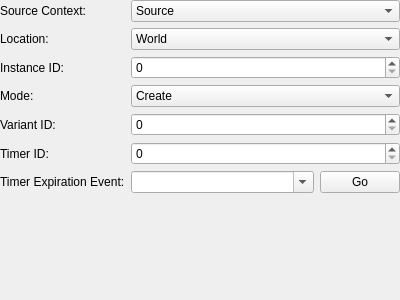
<?xml version="1.0" encoding="UTF-8"?>
<ui version="4.0">
 <class>ActionZoneInstance</class>
 <widget class="QWidget" name="ActionZoneInstance">
  <property name="geometry">
   <rect>
    <x>0</x>
    <y>0</y>
    <width>400</width>
    <height>300</height>
   </rect>
  </property>
  <layout class="QVBoxLayout" name="verticalLayout">
   <property name="leftMargin">
    <number>0</number>
   </property>
   <property name="topMargin">
    <number>0</number>
   </property>
   <property name="rightMargin">
    <number>0</number>
   </property>
   <property name="bottomMargin">
    <number>0</number>
   </property>
   <item>
    <layout class="QFormLayout" name="formLayout">
     <property name="fieldGrowthPolicy">
      <enum>QFormLayout::AllNonFixedFieldsGrow</enum>
     </property>
     <item row="0" column="0">
      <widget class="QLabel" name="lblSourceContext">
       <property name="text">
        <string>Source Context:</string>
       </property>
      </widget>
     </item>
     <item row="0" column="1">
      <widget class="QComboBox" name="sourceContext">
       <item>
        <property name="text">
         <string>Source</string>
        </property>
       </item>
       <item>
        <property name="text">
         <string>Party</string>
        </property>
       </item>
       <item>
        <property name="text">
         <string>All</string>
        </property>
       </item>
      </widget>
     </item>
     <item row="1" column="0">
      <widget class="QLabel" name="lblLocation">
       <property name="text">
        <string>Location:</string>
       </property>
      </widget>
     </item>
     <item row="1" column="1">
      <widget class="QComboBox" name="location">
       <item>
        <property name="text">
         <string>World</string>
        </property>
       </item>
       <item>
        <property name="text">
         <string>Channel</string>
        </property>
       </item>
       <item>
        <property name="text">
         <string>Instance</string>
        </property>
       </item>
       <item>
        <property name="text">
         <string>Zone</string>
        </property>
       </item>
      </widget>
     </item>
     <item row="2" column="0">
      <widget class="QLabel" name="lblInstanceID">
       <property name="text">
        <string>Instance ID:</string>
       </property>
      </widget>
     </item>
     <item row="3" column="0">
      <widget class="QLabel" name="lblMode">
       <property name="text">
        <string>Mode:</string>
       </property>
      </widget>
     </item>
     <item row="4" column="0">
      <widget class="QLabel" name="lblVariantID">
       <property name="text">
        <string>Variant ID:</string>
       </property>
      </widget>
     </item>
     <item row="5" column="0">
      <widget class="QLabel" name="lblTimerID">
       <property name="text">
        <string>Timer ID:</string>
       </property>
      </widget>
     </item>
     <item row="6" column="0">
      <widget class="QLabel" name="lblTimerExpirationEvent">
       <property name="text">
        <string>Timer Expiration Event:</string>
       </property>
      </widget>
     </item>
     <item row="2" column="1">
      <widget class="QSpinBox" name="instanceID">
       <property name="maximum">
        <number>2147483647</number>
       </property>
      </widget>
     </item>
     <item row="3" column="1">
      <widget class="QComboBox" name="mode">
       <item>
        <property name="text">
         <string>Create</string>
        </property>
       </item>
       <item>
        <property name="text">
         <string>Join</string>
        </property>
       </item>
       <item>
        <property name="text">
         <string>Start Timer</string>
        </property>
       </item>
       <item>
        <property name="text">
         <string>Stop Timer</string>
        </property>
       </item>
       <item>
        <property name="text">
         <string>Team PvP</string>
        </property>
       </item>
       <item>
        <property name="text">
         <string>Team Join</string>
        </property>
       </item>
       <item>
        <property name="text">
         <string>Clan Join</string>
        </property>
       </item>
      </widget>
     </item>
     <item row="4" column="1">
      <widget class="QSpinBox" name="variantID">
       <property name="maximum">
        <number>2147483647</number>
       </property>
      </widget>
     </item>
     <item row="5" column="1">
      <widget class="QSpinBox" name="timerID">
       <property name="maximum">
        <number>2147483647</number>
       </property>
      </widget>
     </item>
     <item row="6" column="1">
      <layout class="QHBoxLayout" name="layoutTimerExpirationEvent">
       <item>
        <widget class="QComboBox" name="timerExpirationEvent">
         <property name="sizePolicy">
          <sizepolicy hsizetype="Expanding" vsizetype="Fixed">
           <horstretch>0</horstretch>
           <verstretch>0</verstretch>
          </sizepolicy>
         </property>
         <property name="editable">
          <bool>true</bool>
         </property>
        </widget>
       </item>
       <item>
        <widget class="QPushButton" name="timerExpirationEventGo">
         <property name="text">
          <string>Go</string>
         </property>
        </widget>
       </item>
      </layout>
     </item>
    </layout>
   </item>
  </layout>
 </widget>
 <resources/>
 <connections/>
</ui>
